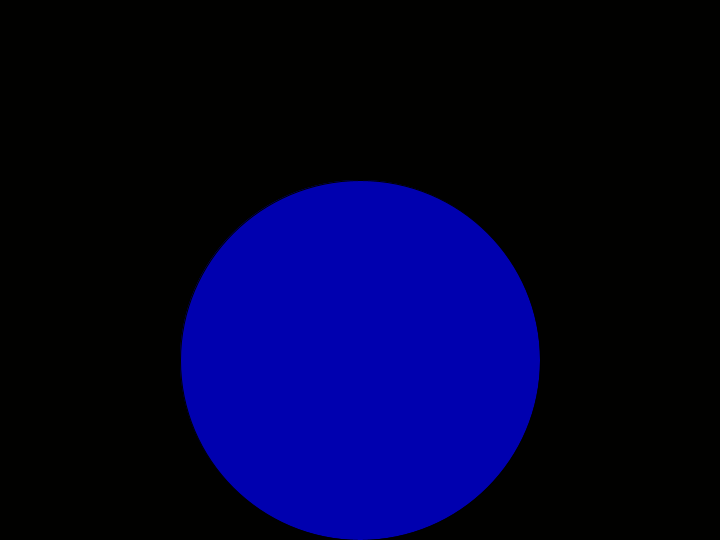
Frame 1 (no input)
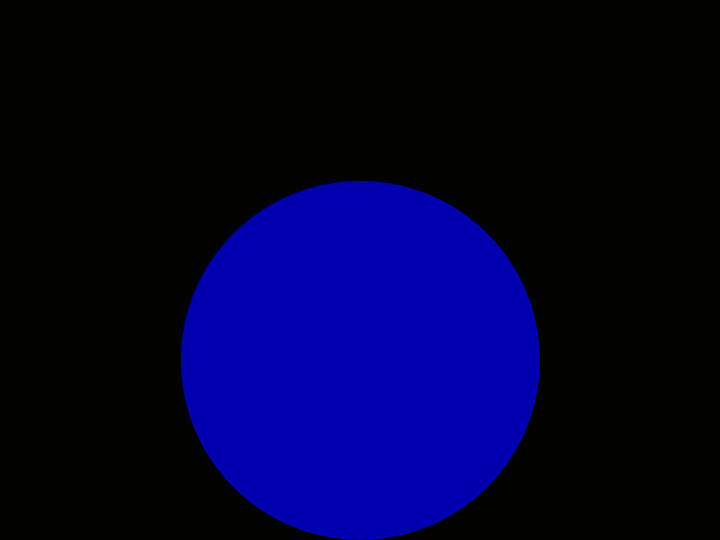
Frame 2 (the mouse pressed at the canvas centre, redrawn once)

The Processing sketch that drew these frames (run headless with seeded random() and noise(); the mouse was pressed at the canvas centre and the sketch redrawn once):

// Processing sketch: Sierpinski_triangle_move
// ── Sierpinski_triangle_move.pde
int a = 0;
int b = 1;
void setup() {
  size(720, 540);
  background(0);
  noLoop();
}

void draw() {
  background(frameCount, frameCount, 0, frameCount/2); //RGB(red+green = yellow) and Hue(increases). 
  drawCircle(width/2, width/2, width/2); //x,y(center),radius(half of width)
  b = b + frameCount;
  
}

void drawCircle(float x, float y, float radius) {
  // Scale the radius value from 0 to half of the width(radius of 1st Gen) to a range between 0 and 175
  float c = map(radius, 0, width/2, 0, 175);

  // Scale the radius value from 0 to 1/8 of the width(radius of 3rd Gen) to a range between 0 and 255
  float d = map(radius, 0, width/8, 175, 255);

  if (radius > width/8)
    fill(0, 0, c);
  else
    fill(d,0, 0);
  ellipse(x, y, radius, radius);
  a++;
  if (a < b) {
    if (radius > 3) {
      drawCircle(x + radius/2, y, radius/2); //right circle
      drawCircle(x - radius/2, y, radius/2); //left circle
      drawCircle(x , y - radius/2, radius/2);//top circle
      //drawCircle(x , y + radius/2, radius/2); //This will create a beautiful square. but it takes a long time to load
    }
  }
}

void mousePressed()
{
  loop();
}
